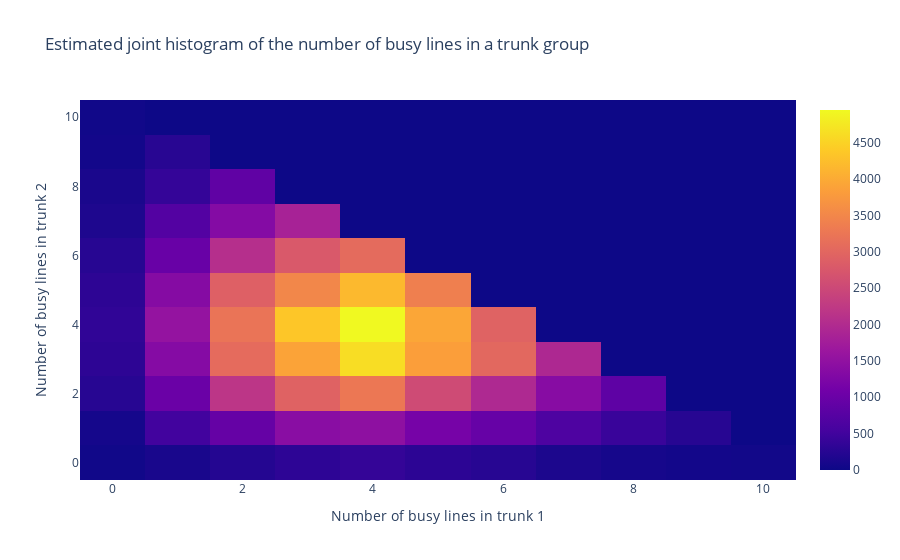
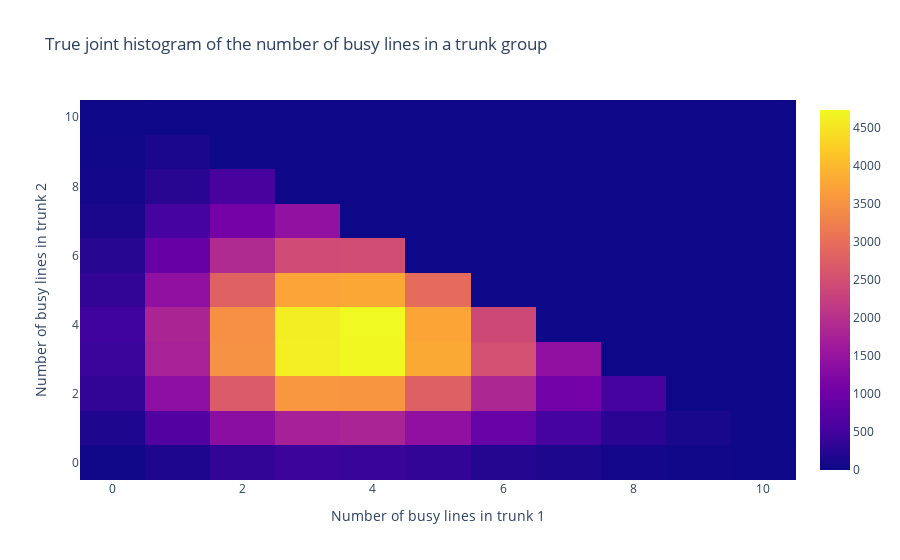

Here is the notebook cell these charts were saved with, in order:
### Code cell
#joint samples
X_est_joint = metropolis_hastings_joint(g_joint(A1,A2),N, y_sampling_func=y_sampling_function(m))
X_true_joint = joint_truncated_poisson_samples(A1,A2,0,m,N)

#joint histogram estimate
hist_joint_estimate,_,_ = np.histogram2d(X_est_joint[:,0],X_est_joint[:,1], bins = [np.arange(m+2),np.arange(m+2)])
#joint histogram true
hist_joint_true,_,_ = np.histogram2d(X_true_joint[:,0],X_true_joint[:,1], bins = [np.arange(m+2),np.arange(m+2)])
#plot the joint estimated joint histogram
fig = go.Figure(data = [go.Heatmap(z = hist_joint_estimate)])
fig.update_layout(title = 'Metropolis-hastings estimated joint histogram of the number of busy lines in a trunk group',
                  xaxis_title = 'Number of busy lines in trunk 1',
                  yaxis_title = 'Number of busy lines in trunk 2')
fig.show()
#plot the joint true joint histogram
fig = go.Figure(data = [go.Heatmap(z = hist_joint_true)])
fig.update_layout(title = 'True joint histogram of the number of busy lines in a trunk group',
                  xaxis_title = 'Number of busy lines in trunk 1',
                  yaxis_title = 'Number of busy lines in trunk 2')
fig.show()

### Figure 1 — Plotly figure (JSON) as saved in the notebook; plotly's stock layout.template omitted (floating-point values rounded to 4 significant figures)
{"data": [{"type": "heatmap", "z": [[35, 117, 220, 312, 378, 300, 252, 144, 90, 61, 44], [82, 516, 936, 1397, 1470, 1153, 952, 655, 429, 252, 0], [253, 999, 2176, 2930, 3270, 2536, 1952, 1377, 853, 0, 0], [307, 1342, 3080, 3899, 4627, 3841, 3018, 1940, 0, 0, 0], [335, 1551, 3212, 4352, 4949, 3939, 2939, 0, 0, 0, 0], [306, 1353, 2896, 3499, 4179, 3379, 0, 0, 0, 0, 0], [248, 970, 2059, 2774, 3072, 0, 0, 0, 0, 0, 0], [160, 715, 1341, 1839, 0, 0, 0, 0, 0, 0, 0], [126, 381, 872, 0, 0, 0, 0, 0, 0, 0, 0], [60, 257, 0, 0, 0, 0, 0, 0, 0, 0, 0], [42, 0, 0, 0, 0, 0, 0, 0, 0, 0, 0]]}], "layout": {"title": {"text": "Estimated joint histogram of the number of busy lines in a trunk group"}, "xaxis": {"title": {"text": "Number of busy lines in trunk 1"}}, "yaxis": {"title": {"text": "Number of busy lines in trunk 2"}}}}

### Figure 2 — Plotly figure (JSON) as saved in the notebook; plotly's stock layout.template omitted (floating-point values rounded to 4 significant figures)
{"data": [{"type": "heatmap", "z": [[39, 162, 346, 440, 407, 352, 212, 137, 78, 25, 13], [153, 677, 1368, 1735, 1785, 1429, 913, 538, 269, 115, 0], [344, 1375, 2681, 3569, 3535, 2763, 1840, 1063, 522, 0, 0], [423, 1750, 3492, 4611, 4703, 3804, 2512, 1422, 0, 0, 0], [473, 1806, 3469, 4601, 4728, 3754, 2384, 0, 0, 0, 0], [342, 1426, 2786, 3742, 3772, 2944, 0, 0, 0, 0, 0], [236, 925, 1902, 2439, 2471, 0, 0, 0, 0, 0, 0], [119, 529, 1079, 1439, 0, 0, 0, 0, 0, 0, 0], [73, 250, 549, 0, 0, 0, 0, 0, 0, 0, 0], [25, 124, 0, 0, 0, 0, 0, 0, 0, 0, 0], [11, 0, 0, 0, 0, 0, 0, 0, 0, 0, 0]]}], "layout": {"title": {"text": "True joint histogram of the number of busy lines in a trunk group"}, "xaxis": {"title": {"text": "Number of busy lines in trunk 1"}}, "yaxis": {"title": {"text": "Number of busy lines in trunk 2"}}}}
